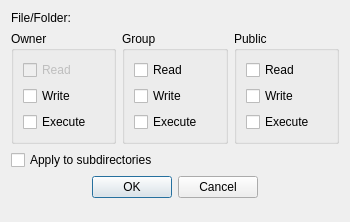
<?xml version="1.0" encoding="UTF-8"?>
<ui version="4.0">
 <class>PermissionDialog</class>
 <widget class="QDialog" name="PermissionDialog">
  <property name="geometry">
   <rect>
    <x>0</x>
    <y>0</y>
    <width>350</width>
    <height>222</height>
   </rect>
  </property>
  <property name="windowTitle">
   <string>Chmod</string>
  </property>
  <layout class="QVBoxLayout" name="verticalLayout">
   <item>
    <widget class="QLabel" name="fileLabel">
     <property name="text">
      <string>File/Folder:</string>
     </property>
    </widget>
   </item>
   <item>
    <layout class="QHBoxLayout" name="horizontalLayout">
     <item>
      <widget class="QGroupBox" name="groupBox_3">
       <property name="title">
        <string>Owner</string>
       </property>
       <layout class="QVBoxLayout" name="verticalLayout_4">
        <item>
         <widget class="QCheckBox" name="permission1Checkbox">
          <property name="enabled">
           <bool>false</bool>
          </property>
          <property name="text">
           <string>Read</string>
          </property>
          <property name="checkable">
           <bool>true</bool>
          </property>
          <property name="checked">
           <bool>false</bool>
          </property>
         </widget>
        </item>
        <item>
         <widget class="QCheckBox" name="permission2Checkbox">
          <property name="enabled">
           <bool>true</bool>
          </property>
          <property name="text">
           <string>Write</string>
          </property>
          <property name="checked">
           <bool>false</bool>
          </property>
         </widget>
        </item>
        <item>
         <widget class="QCheckBox" name="permission3Checkbox">
          <property name="text">
           <string>Execute</string>
          </property>
         </widget>
        </item>
       </layout>
      </widget>
     </item>
     <item>
      <widget class="QGroupBox" name="groupBox_2">
       <property name="title">
        <string>Group</string>
       </property>
       <layout class="QVBoxLayout" name="verticalLayout_3">
        <item>
         <widget class="QCheckBox" name="permission4Checkbox">
          <property name="text">
           <string>Read</string>
          </property>
         </widget>
        </item>
        <item>
         <widget class="QCheckBox" name="permission5Checkbox">
          <property name="text">
           <string>Write</string>
          </property>
         </widget>
        </item>
        <item>
         <widget class="QCheckBox" name="permission6Checkbox">
          <property name="text">
           <string>Execute</string>
          </property>
         </widget>
        </item>
       </layout>
      </widget>
     </item>
     <item>
      <widget class="QGroupBox" name="groupBox">
       <property name="title">
        <string>Public</string>
       </property>
       <layout class="QVBoxLayout" name="verticalLayout_2">
        <item>
         <widget class="QCheckBox" name="permission7Checkbox">
          <property name="text">
           <string>Read</string>
          </property>
         </widget>
        </item>
        <item>
         <widget class="QCheckBox" name="permission8Checkbox">
          <property name="text">
           <string>Write</string>
          </property>
         </widget>
        </item>
        <item>
         <widget class="QCheckBox" name="permission9Checkbox">
          <property name="text">
           <string>Execute</string>
          </property>
         </widget>
        </item>
       </layout>
      </widget>
     </item>
    </layout>
   </item>
   <item>
    <widget class="QCheckBox" name="applyChildrenCheckbox">
     <property name="text">
      <string>Apply to subdirectories</string>
     </property>
    </widget>
   </item>
   <item>
    <layout class="QHBoxLayout" name="horizontalLayout_2">
     <item>
      <spacer name="horizontalSpacer">
       <property name="orientation">
        <enum>Qt::Horizontal</enum>
       </property>
       <property name="sizeHint" stdset="0">
        <size>
         <width>40</width>
         <height>20</height>
        </size>
       </property>
      </spacer>
     </item>
     <item>
      <widget class="QPushButton" name="okButton">
       <property name="text">
        <string>OK</string>
       </property>
      </widget>
     </item>
     <item>
      <widget class="QPushButton" name="cancelButton">
       <property name="text">
        <string>Cancel</string>
       </property>
      </widget>
     </item>
     <item>
      <spacer name="horizontalSpacer_2">
       <property name="orientation">
        <enum>Qt::Horizontal</enum>
       </property>
       <property name="sizeHint" stdset="0">
        <size>
         <width>40</width>
         <height>20</height>
        </size>
       </property>
      </spacer>
     </item>
    </layout>
   </item>
   <item>
    <spacer name="verticalSpacer">
     <property name="orientation">
      <enum>Qt::Vertical</enum>
     </property>
     <property name="sizeHint" stdset="0">
      <size>
       <width>20</width>
       <height>40</height>
      </size>
     </property>
    </spacer>
   </item>
  </layout>
 </widget>
 <resources/>
 <connections/>
</ui>
